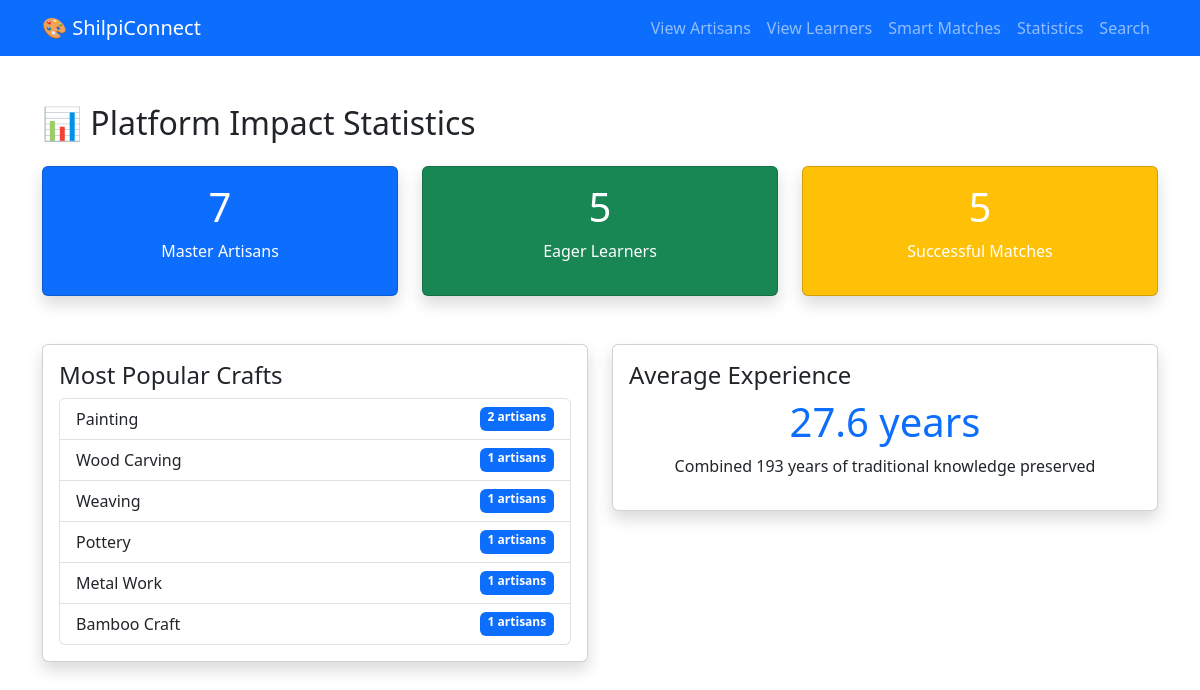
Screenshot of /stats with the database file from the repository.
### tables this page shows
CREATE TABLE artisans (
    id INTEGER PRIMARY KEY AUTOINCREMENT,
    name TEXT NOT NULL,
    skill TEXT NOT NULL,
    location TEXT NOT NULL,
    experience INTEGER,
    phone TEXT,
    description TEXT,
    created_at TIMESTAMP DEFAULT CURRENT_TIMESTAMP
);

### app.py (the view)
@app.route('/stats')
def stats():
    conn = get_db()
    total_artisans = conn.execute('SELECT COUNT(*) as count FROM artisans').fetchone()['count']
    total_learners = conn.execute('SELECT COUNT(*) as count FROM learners').fetchone()['count']
    popular_skills = conn.execute('''
        SELECT skill, COUNT(*) as count
        FROM artisans
        GROUP BY skill
        ORDER BY count DESC
    ''').fetchall()
    avg_exp = conn.execute('SELECT AVG(experience) as avg FROM artisans').fetchone()['avg']
    total_exp = conn.execute('SELECT SUM(experience) as total FROM artisans').fetchone()['total']
    conn.close()
    return render_template('stats.html',
                         total_artisans=total_artisans,
                         total_learners=total_learners,
                         total_matches=min(total_artisans, total_learners),  # Simple calculation
                         popular_skills=popular_skills,
                         avg_experience=round(avg_exp, 1) if avg_exp else 0,
                         total_experience=total_exp if total_exp else 0)

### app.py (called while the page is built)
def get_db():
    conn = sqlite3.connect('shilpiconnect.db')
    conn.row_factory = sqlite3.Row  # This lets us access columns by name
    return conn

### templates/stats.html (shortened to what this page needs)
<!DOCTYPE html>
<html lang="en">
<head>
    <link href="https://cdn.jsdelivr.net/npm/bootstrap@5.3.3/dist/css/bootstrap.min.css" rel="stylesheet">
</head>
<body>
    <nav class="navbar navbar-expand-lg navbar-dark bg-primary">
        <div class="container">
            <a class="navbar-brand" href="/">🎨 ShilpiConnect</a>
            <div class="navbar-nav">
                <a class="nav-link" href="/artisans">View Artisans</a>
                <a class="nav-link" href="/learners">View Learners</a>
                <a class="nav-link" href="/matches">Smart Matches</a>
                <a class="nav-link" href="/stats">Statistics</a>
                <a class="nav-link" href="/search">Search</a>
            </div>
        </div>
    </nav>
    <div class="container mt-5">
        <h2>📊 Platform Impact Statistics</h2>
        <div class="row mt-4">
            <div class="col-md-4">
                <div class="card text-white bg-primary shadow">
                    <div class="card-body text-center">
                        <h1>{{ total_artisans }}</h1>
                        <p>Master Artisans</p>
                    </div>
                </div>
            </div>
            <div class="col-md-4">
                <div class="card text-white bg-success shadow">
                    <div class="card-body text-center">
                        <h1>{{ total_learners }}</h1>
                        <p>Eager Learners</p>
                    </div>
                </div>
            </div>
            <div class="col-md-4">
                <div class="card text-white bg-warning shadow">
                    <div class="card-body text-center">
                        <h1>{{ total_matches }}</h1>
                        <p>Successful Matches</p>
                    </div>
                </div>
            </div>
        </div>
        <div class="row mt-5">
            <div class="col-md-6">
                <div class="card shadow">
                    <div class="card-body">
                        <h4>Most Popular Crafts</h4>
                        <ul class="list-group">
                            {% for skill in popular_skills %}
                            <li class="list-group-item d-flex justify-content-between">
                                {{ skill.skill }}
                                <span class="badge bg-primary">{{ skill.count }} artisans</span>
                            </li>
                            {% endfor %}
                        </ul>
                    </div>
                </div>
            </div>
            <div class="col-md-6">
                <div class="card shadow">
                    <div class="card-body">
                        <h4>Average Experience</h4>
                        <h1 class="text-center text-primary">{{ avg_experience }} years</h1>
                        <p class="text-center">Combined {{ total_experience }} years of traditional knowledge preserved</p>
                    </div>
                </div>
            </div>
        </div>
    </div>
</body>
</html>

### rows the page displays
artisans: skill "Wood Carving", count "1"
artisans: skill "Weaving", count "1"
artisans: skill "Pottery", count "1"
artisans: skill "Metal Work", count "1"
artisans: skill "Bamboo Craft", count "1"

### other values shown
{{ total_artisans }} "7"
{{ total_learners }} "5"
{{ total_matches }} "5"
{{ skill.skill }} "Painting"
{{ skill.count }} "2"
{{ avg_experience }} "27.6"
{{ total_experience }} "193"
